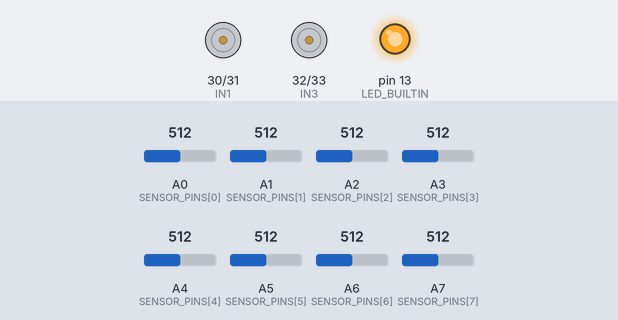
Simulated run of this sketch. Board: Arduino Mega 2560, built with avr-gcc and run on an emulated ATmega2560. Shown: motor-driver pin pairs drawn as motors (green arrow = first pin HIGH = forward, orange = second pin HIGH = backward, longer = more drive, scaled by the enable pin), output pins drawn as LEDs (lit = HIGH). Inputs (shaded band) come from the test bench; at power-on: A0 (SENSOR_PINS[0]) = 512, A1 (SENSOR_PINS[1]) = 512, A2 (SENSOR_PINS[2]) = 512, A3 (SENSOR_PINS[3]) = 512, A4 (SENSOR_PINS[4]) = 512, A5 (SENSOR_PINS[5]) = 512, A6 (SENSOR_PINS[6]) = 512, A7 (SENSOR_PINS[7]) = 512. What the sketch prints to the serial monitor is not drawn.

Above: at 0.3 s.
Timing chart, 0 to 1.8 s (numbered marks = the images above):
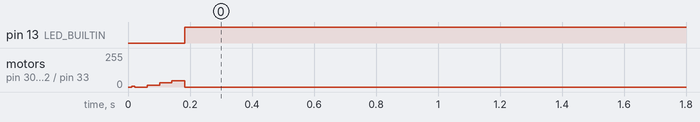

The sketch:

line_tracer_ver3_updated.ino
```cpp
/*
  line_tracer_ver2 — Arduino Mega 2560 + L298N, 흰색 선 추종
  ver2: 전체 이동 명령에 SPEED_SCALE=0.60 적용 (PWM 목표 약 40% 감소).
  같은 조향 계산에서 좌우 목표 비율을 유지하도록 제한 후 함께 감속한다.
  실제 속도와 PWM은 정확히 비례하지 않으며, 주행궤적 불변을 보장하지 않는다.
  저속에서 모터가 멈칫하면 SPEED_SCALE을 0.70~0.80으로 높여 시험한다.
  제동, 3회 연속 정지 판정, 5초 정지는 감속 배율을 적용하지 않는다.
  센서 원시값은 주행 중에도 100ms 간격으로 출력한다 (115200 baud).
  센서: 로봇 전진 방향 기준 오른쪽 A0 -> 왼쪽 A7
  센서 위치 가중치: +4,+3,+2,+1,-1,-2,-3,-4.
  analogRead <= 500: 흰색 / > 500: 검정

  사용자 배선: ENA=5, ENB=6, IN1=30, IN2=31, IN3=32, IN4=33.
  L298N의 ENA/ENB 점퍼를 제거하고 PWM 핀에 연결한다.
  Arduino, 센서, 모터 드라이버의 GND를 공통으로 연결한다.
  다른 드라이버를 쓰면 writeMotor()/brakeNow()를 수정해야 한다.

  FOLLOW: PD + 코너 감속 + PWM 변화 제한
  STOPPED: 8개 모두 흰색인 측정이 3회 연속이면 제동, 5초 유지
  EXIT_BAR: 저속 직진, 일반 선이 80ms 연속 보이면 정지 감지 재개
  SEARCH: 마지막 선 방향으로 완만히 돌고, 실패하면 제자리 탐색
  FAULT: 탐색/정지선 탈출 실패 시 제동. 위치를 바로잡고 RESET.

  센서가 차축보다 5cm 앞에 있어 코너를 미리 감지한다.
  5cm만큼 무조건 전진하거나 고정 시간 동안 90도 회전하지 않는다.
  코너 통과는 센서 피드백으로 판단한다. 날카로운 직각에서는 탐색
  회전이 필요할 수 있으며, 차체/센서 간격/마찰에 맞게 튜닝해야 한다.
  바퀴 지름 6.5cm, 좌우 바퀴 중심 사이 거리 19cm를 사용한다.
  0.448초/회전이 바퀴의 회전주기라면 PWM 180에서 약 45.6cm/s.
  탐색 시간은 이 값과 감속 후 PWM-속도의 비례 근사로 설정한다. 부하, 마찰,
  저속 모터 정지구간 때문에 오차가 있으므로 정확한 거리/각도 제어는 아니다.
  최초 측정부터 모두 흰색이면 출발선으로 보고 먼저 빠져나온다.
  이후 일반 선을 확인하면 3회 연속 정지 판정을 활성화한다.
  주행 중에는 10ms 간격으로 측정한다. 1~2회만 모두 흰색이면 통과.
  얇은 선도 저속에서 3회 연속 감지되면 정지할 수 있다.
  아래 PWM, PD 상수, 탐색시간은 실측 최적값이 아닌 시작값이다.
*/

#include <Arduino.h>
#include <math.h>
#include <stdio.h>

// ===================== 사용자 설정 =====================
const uint8_t SENSOR_PINS[8] = {A0, A1, A2, A3, A4, A5, A6, A7};
const int8_t SENSOR_WEIGHTS[8] = {4, 3, 2, 1, -1, -2, -3, -4};
const int THRESHOLD = 500;

// L298N 채널 A = 왼쪽 모터, 채널 B = 오른쪽 모터
const byte ENA = 5;
const byte ENB = 6;
const byte IN1 = 30;
const byte IN2 = 31;
const byte IN3 = 32;
const byte IN4 = 33;
const bool LEFT_REVERSED = false;   // 전진 명령인데 역회전하면 true
const bool RIGHT_REVERSED = false;

// true이면 모터를 제동한 채 센서값만 출력한다 (115200 baud).
const bool SENSOR_TEST_ONLY = false;
const bool PRINT_SENSOR_VALUES = true;
const uint32_t SENSOR_PRINT_MS = 100;
// 첫 측정부터 8개 모두 흰색이면 출발선 탈출 후 정지 감지 시작.
// 전원을 켠 위치에서도 정지 판정이 필요하면 false로 변경한다.
const bool IGNORE_INITIAL_WHITE = true;

// 모든 모드의 이동 출력을 drive()에서 한 번만 줄인다.
// 아래 PWM 상수는 감속 전 값이다. 개별적으로0.6배하면 이중 감속된다.
constexpr float SPEED_SCALE = 0.60f;
static_assert(SPEED_SCALE > 0.0f && SPEED_SCALE <= 1.0f,
              "SPEED_SCALE must be greater than 0 and at most 1");
const int STRAIGHT_PWM = 145;       // 감속 후 직선 목표는87
const int CURVE_PWM = 85;           // 감속 후 큰 편차에서 기본 목표는51
const int MAX_PWM = 180;            // 감속 전 상한, 최종 이동 출력 상한은108
const int EXIT_PWM = 110;           // 감속 후 정지선 탈출 목표는66
const int SEARCH_OUTER_PWM = 115;   // 감속 후 원호 바깥쪽 목표는69
const int SEARCH_INNER_PWM = 25;    // 감속 후 원호 안쪽 목표는15 (실제 회전은 모터에 의존)
const int PIVOT_PWM = 100;          // 감속 후 제자리 탐색 목표는 ±60

// 위치 편차 범위 -4(왼쪽) ~ +4(오른쪽).
// 가중치 변경에 따른 조향 반응을 볼 수 있도록 PD 게인은 기존 값을 유지한다.
const float KP = 18.0f;
const float KD = 0.12f;             // 미분항은 초 단위 dt로 계산
// 기존처럼 A1/A6(두 번째 바깥 센서)까지 치우치면 기본 PWM을85로 낮춘다.
const float CORNER_ERROR_SCALE = 3.0f;
const float DERIVATIVE_TAU_S = 0.035f;
const float PWM_SLEW_PER_S = 700.0f; // drive()에서 변화량도 SPEED_SCALE만큼 축소

const float WHEEL_DIAMETER_CM = 6.5f;
const float WHEEL_TRACK_CM = 19.0f; // 좌우 바퀴 중심 사이 거리
const float SENSOR_AHEAD_CM = 5.0f;
const float REFERENCE_PWM = 180.0f;
const float REFERENCE_REV_TIME_S = 0.448f;
const float PI_F = 3.14159265f;
const float NOMINAL_CM_PER_S = PI_F * WHEEL_DIAMETER_CM / REFERENCE_REV_TIME_S;
// 아래 두 값은 탐색시간의 초기 추정에만 사용한다.
const float ARC_CM_PER_S = NOMINAL_CM_PER_S *
    ((SEARCH_OUTER_PWM + SEARCH_INNER_PWM) / 2.0f) * SPEED_SCALE / REFERENCE_PWM;
const float PIVOT_WHEEL_CM_PER_S =
    NOMINAL_CM_PER_S * PIVOT_PWM * SPEED_SCALE / REFERENCE_PWM;

const uint32_t CONTROL_MS = 10;     // 100Hz; 3회 판정의 첫째~셋째 간격은 20ms
const uint8_t STOP_CONFIRM_SAMPLES = 3;
const uint32_t STOP_MS = 5000;
const uint32_t CLEAR_STABLE_MS = 80;
// 이동 관련 제한시간만 감속 배율에 맞춰 늘린다. 판정시간/5초 정지는 그대로다.
const uint32_t EXIT_TIMEOUT_MS = (uint32_t)(2000.0f / SPEED_SCALE + 0.5f);
const uint32_t UNKNOWN_SEARCH_MS = (uint32_t)(100.0f / SPEED_SCALE + 0.5f);
const uint32_t SEARCH_RAMP_MARGIN_MS = (uint32_t)(400.0f / SPEED_SCALE + 0.5f);
// 선 이탈 시 약 5cm의 주행거리에 해당하는 원호 탐색 (0.60에서 약470ms).
const uint32_t SEARCH_ARC_MS = (uint32_t)(1000.0f * SENSOR_AHEAD_CM / ARC_CM_PER_S + 0.5f);
// 제자리 90도 회전의 이론 시간 (0.60에서 약982ms). 실제 회전은 센서로 종료.
const uint32_t NOMINAL_PIVOT_90_MS =
    (uint32_t)(1000.0f * PI_F * WHEEL_TRACK_CM / (4.0f * PIVOT_WHEEL_CM_PER_S) + 0.5f);
// 최대 탐색시간: 원호 + 이론 180도 회전 + 가감속 여유 (0.60에서 약3.1초).
const uint32_t SEARCH_TIMEOUT_MS =
    SEARCH_ARC_MS + 2 * NOMINAL_PIVOT_90_MS + SEARCH_RAMP_MARGIN_MS;
const uint32_t REACQUIRE_MS = 15;
// ======================================================

enum Mode { FOLLOW, STOPPED, EXIT_BAR, SEARCH, FAULT };
void changeMode(Mode next, uint32_t now);
Mode mode = FOLLOW;

bool white[8];
int sensorValues[8];
uint8_t whiteCount = 0;
uint8_t allWhiteStreak = 0;
bool startupChecked = false;
float error = 0.0f;
float previousError = 0.0f, filteredDerivative = 0.0f;
bool pdReady = false;
int8_t lastDirection = 0;           // +1 오른쪽, -1 왼쪽, 0 미확인
float leftCommand = 0.0f, rightCommand = 0.0f;
uint32_t stateSince = 0, lastControl = 0;
uint32_t stableSince = 0;
bool stableActive = false;
uint32_t lastSensorPrint = 0;

float limitFloat(float x, float lo, float hi) {
  return x < lo ? lo : (x > hi ? hi : x);
}

void resetPD() {
  pdReady = false;
  filteredDerivative = 0.0f;
}

void readSensors() {
  int sum = 0;
  whiteCount = 0;
  for (uint8_t i = 0; i < 8; ++i) {
    sensorValues[i] = analogRead(SENSOR_PINS[i]);
    white[i] = sensorValues[i] <= THRESHOLD;
    if (white[i]) {
      ++whiteCount;
      sum += SENSOR_WEIGHTS[i];   // A0:+4, A1:+3, ... A7:-4
    }
  }
  if (whiteCount > 0) error = (float)sum / whiteCount;
}

void printSensors(uint32_t now) {
  if (!PRINT_SENSOR_VALUES && !SENSOR_TEST_ONLY) return;
  if ((uint32_t)(now - lastSensorPrint) < SENSOR_PRINT_MS) return;

  // 버퍼가 부족하면 그 회차는 건너뛰어 제어 루프가 출력 때문에 기다리지 않게 한다.
  // A0(오른쪽)부터 A7(왼쪽)까지, 위에서 읽은 원시값을 그대로 사용한다.
  char line[48];
  int length = snprintf(line, sizeof(line), "%d\t%d\t%d\t%d\t%d\t%d\t%d\t%d\n",
                        sensorValues[0], sensorValues[1], sensorValues[2], sensorValues[3],
                        sensorValues[4], sensorValues[5], sensorValues[6], sensorValues[7]);
  if (length > 0 && length < (int)sizeof(line) && Serial.availableForWrite() >= length) {
    Serial.write((const uint8_t*)line, (size_t)length);
    lastSensorPrint = now;
  }
}

// L298N: EN=HIGH, IN1=IN2=LOW -> 동적 제동.
// brakeNow()는 관성 없는 순간 정지를 보장하지 않는다.
void writeMotor(uint8_t en, uint8_t inA, uint8_t inB,
                int pwm, bool reversed) {
  pwm = constrain(pwm, -MAX_PWM, MAX_PWM);
  if (reversed) pwm = -pwm;
  analogWrite(en, 0);             // 방향 핀 변경 중 드라이버 비활성
  digitalWrite(inA, pwm > 0 ? HIGH : LOW);
  digitalWrite(inB, pwm < 0 ? HIGH : LOW);
  analogWrite(en, pwm == 0 ? 255 : abs(pwm));
}

void brakeNow() {
  leftCommand = rightCommand = 0.0f;
  writeMotor(ENA, IN1, IN2, 0, LEFT_REVERSED);
  writeMotor(ENB, IN3, IN4, 0, RIGHT_REVERSED);
}

float ramp(float current, float target, float step) {
  return current + limitFloat(target - current, -step, step);
}

void drive(float left, float right, float dt) {
  // 전체 모드 공통 감속: 기존 제한을 적용한 뒤 좌우 모두 같은 배율을 곱한다.
  // FOLLOW/EXIT_BAR/SEARCH 모두 이 함수를 사용하며, 다른 곳에서는 재차 곱하지 않는다.
  const float leftTarget = limitFloat(left, -MAX_PWM, MAX_PWM) * SPEED_SCALE;
  const float rightTarget = limitFloat(right, -MAX_PWM, MAX_PWM) * SPEED_SCALE;
  const float step = PWM_SLEW_PER_S * SPEED_SCALE * dt;
  leftCommand = ramp(leftCommand, leftTarget, step);
  rightCommand = ramp(rightCommand, rightTarget, step);
  writeMotor(ENA, IN1, IN2, (int)roundf(leftCommand), LEFT_REVERSED);
  writeMotor(ENB, IN3, IN4, (int)roundf(rightCommand), RIGHT_REVERSED);
}

void followLine(float dt) {
  float derivative = pdReady ? (error - previousError) / dt : 0.0f;
  float alpha = dt / (DERIVATIVE_TAU_S + dt);
  filteredDerivative += alpha * (derivative - filteredDerivative);
  previousError = error;
  pdReady = true;

  if (error > 0.7f) lastDirection = 1;
  else if (error < -0.7f) lastDirection = -1;

  float turn = KP * error + KD * filteredDerivative;
  float severity = limitFloat(fabsf(error) / CORNER_ERROR_SCALE, 0.0f, 1.0f);
  float base = STRAIGHT_PWM - (STRAIGHT_PWM - CURVE_PWM) * severity;
  turn = limitFloat(turn, -base, base); // 일반 추종에서는 안쪽 바퀴 역회전 금지

  // 선이 오른쪽(error>0)이면 왼쪽 바퀴를 빠르게, 오른쪽을 느리게.
  drive(limitFloat(base + turn, 0, MAX_PWM),
        limitFloat(base - turn, 0, MAX_PWM), dt);
}

void changeMode(Mode next, uint32_t now) {
  mode = next;
  stateSince = now;
  stableActive = false;
  allWhiteStreak = 0;
  resetPD();
}

bool heldFor(bool condition, uint32_t now, uint32_t duration) {
  if (!condition) {
    stableActive = false;
    return false;
  }
  if (!stableActive) {
    stableActive = true;
    stableSince = now;
  }
  return (uint32_t)(now - stableSince) >= duration;
}

void failStop() {
  mode = FAULT;
  brakeNow();
  digitalWrite(LED_BUILTIN, HIGH);
  Serial.println(F("FAULT: reposition robot, then press RESET"));
}

void searchLine(uint32_t now, float dt) {
  // 넓은 흰색 영역보다 중앙에 돌아온 일반 선을 우선 확인한다.
  bool centered = (white[3] || white[4]) && !white[0] && !white[7];
  if (heldFor(centered, now, REACQUIRE_MS)) {
    changeMode(FOLLOW, now);
    followLine(dt);
    return;
  }

  uint32_t elapsed = (uint32_t)(now - stateSince);
  if (elapsed >= SEARCH_TIMEOUT_MS) {
    failStop();
    return;
  }
  if (lastDirection == 0) {
    // 방향을 모르면 짧은 틈만 저속 직진으로 확인한다.
    if (elapsed >= UNKNOWN_SEARCH_MS) failStop();
    else drive(CURVE_PWM, CURVE_PWM, dt);
    return;
  }

  int outer = elapsed < SEARCH_ARC_MS ? SEARCH_OUTER_PWM : PIVOT_PWM;
  int inner = elapsed < SEARCH_ARC_MS ? SEARCH_INNER_PWM : -PIVOT_PWM;
  if (lastDirection > 0) drive(outer, inner, dt);
  else drive(inner, outer, dt);
}

void setup() {
  pinMode(ENA, OUTPUT); pinMode(IN1, OUTPUT); pinMode(IN2, OUTPUT);
  pinMode(ENB, OUTPUT); pinMode(IN3, OUTPUT); pinMode(IN4, OUTPUT);
  pinMode(LED_BUILTIN, OUTPUT);
  for (uint8_t i = 0; i < 8; ++i) pinMode(SENSOR_PINS[i], INPUT);
  Serial.begin(115200);
  if (PRINT_SENSOR_VALUES || SENSOR_TEST_ONLY) {
    Serial.println(F("A0\tA1\tA2\tA3\tA4\tA5\tA6\tA7"));
  }
  brakeNow();
  lastControl = millis();
}

void loop() {
  uint32_t now = millis();
  if (SENSOR_TEST_ONLY) {
    if ((uint32_t)(now - lastControl) < CONTROL_MS) return;
    lastControl = now;
    readSensors();
    printSensors(millis());
    return;
  }

  uint32_t elapsed = (uint32_t)(now - lastControl);
  if (elapsed < CONTROL_MS) return;
  lastControl = now;
  float dt = elapsed * 0.001f;
  readSensors();
  now = millis();                 // 8개 센서 측정 후 시각
  printSensors(now);

  if (mode == FAULT) return;

  // 출발선 위에서 전원을 켜도 정지 판정을 누적하지 않고 먼저 빠져나온다.
  if (!startupChecked) {
    startupChecked = true;
    if (IGNORE_INITIAL_WHITE && whiteCount == 8) changeMode(EXIT_BAR, now);
  }

  if (mode == FOLLOW || mode == SEARCH) {
    if (whiteCount == 8) {
      if (allWhiteStreak < STOP_CONFIRM_SAMPLES) ++allWhiteStreak;
      if (allWhiteStreak >= STOP_CONFIRM_SAMPLES) {
        brakeNow();              // 세 번째 확인 즉시 제동, 여기서부터 5초
        changeMode(STOPPED, millis());
        digitalWrite(LED_BUILTIN, HIGH);
      } else {
        // 모두 흰색일 때는 선의 위치를 알 수 없으므로 기존 PWM을 유지.
        // 확인 전 감속하면 얇은 선에 머무는 시간이 길어질 수 있다.
        stableActive = false;
        resetPD();
      }
      return;
    }
    // 하나라도 검정이면 연속 횟수를 초기화한다. 누적 합계가 아니다.
    allWhiteStreak = 0;
  } else {
    allWhiteStreak = 0;
  }

  if (mode == STOPPED) {
    if ((uint32_t)(now - stateSince) < STOP_MS) return;
    changeMode(EXIT_BAR, now);
    lastDirection = 0;
    digitalWrite(LED_BUILTIN, LOW);
  }

  if (mode == EXIT_BAR) {
    // 사진처럼 직선 위의 정지선을 통과할 때 사용한다.
    // 단순 타이머 차단이 아니라 정상 선으로 돌아온 것을 확인한다.
    bool normalLine = (white[3] || white[4]) && !white[0] && !white[7];
    if (heldFor(normalLine, now, CLEAR_STABLE_MS)) {
      changeMode(FOLLOW, now);
      followLine(dt);
    } else if ((uint32_t)(now - stateSince) >= EXIT_TIMEOUT_MS) {
      failStop();
    } else {
      drive(EXIT_PWM, EXIT_PWM, dt);
    }
    return;
  }

  if (mode == FOLLOW && whiteCount == 0) changeMode(SEARCH, now);
  if (mode == SEARCH) searchLine(now, dt);
  else followLine(dt);
}
```

Measured:
- by itself, pin 13 (LED_BUILTIN): LOW → HIGH at 0.18 s
